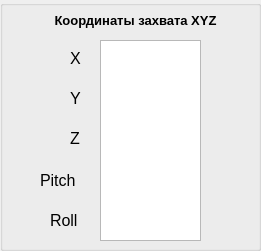
   <widget class="QGroupBox" name="groupBox_5">
    <property name="geometry">
     <rect>
      <x>270</x>
      <y>270</y>
      <width>261</width>
      <height>251</height>
     </rect>
    </property>
    <property name="title">
     <string/>
    </property>
    <property name="flat">
     <bool>true</bool>
    </property>
    <widget class="QLabel" name="label_12">
     <property name="geometry">
      <rect>
       <x>20</x>
       <y>10</y>
       <width>231</width>
       <height>20</height>
      </rect>
     </property>
     <property name="font">
      <font>
       <pointsize>10</pointsize>
       <weight>75</weight>
       <bold>true</bold>
      </font>
     </property>
     <property name="text">
      <string>Координаты захвата XYZ</string>
     </property>
     <property name="alignment">
      <set>Qt::AlignCenter</set>
     </property>
    </widget>
    <widget class="QLabel" name="label_13">
     <property name="geometry">
      <rect>
       <x>70</x>
       <y>130</y>
       <width>16</width>
       <height>16</height>
      </rect>
     </property>
     <property name="font">
      <font>
       <pointsize>12</pointsize>
      </font>
     </property>
     <property name="text">
      <string>Z</string>
     </property>
    </widget>
    <widget class="QLabel" name="label_14">
     <property name="geometry">
      <rect>
       <x>70</x>
       <y>50</y>
       <width>16</width>
       <height>16</height>
      </rect>
     </property>
     <property name="font">
      <font>
       <pointsize>12</pointsize>
      </font>
     </property>
     <property name="text">
      <string>X</string>
     </property>
    </widget>
    <widget class="QLabel" name="label_15">
     <property name="geometry">
      <rect>
       <x>70</x>
       <y>90</y>
       <width>16</width>
       <height>16</height>
      </rect>
     </property>
     <property name="font">
      <font>
       <pointsize>12</pointsize>
      </font>
     </property>
     <property name="text">
      <string>Y</string>
     </property>
    </widget>
    <widget class="QLabel" name="label_17">
     <property name="geometry">
      <rect>
       <x>40</x>
       <y>170</y>
       <width>51</width>
       <height>20</height>
      </rect>
     </property>
     <property name="font">
      <font>
       <pointsize>12</pointsize>
      </font>
     </property>
     <property name="text">
      <string>Pitch</string>
     </property>
    </widget>
    <widget class="QLabel" name="label_18">
     <property name="geometry">
      <rect>
       <x>50</x>
       <y>210</y>
       <width>41</width>
       <height>20</height>
      </rect>
     </property>
     <property name="font">
      <font>
       <pointsize>12</pointsize>
      </font>
     </property>
     <property name="text">
      <string>Roll</string>
     </property>
    </widget>
    <widget class="QTableWidget" name="xyzTbl">
     <property name="geometry">
      <rect>
       <x>100</x>
       <y>40</y>
       <width>101</width>
       <height>201</height>
      </rect>
     </property>
    </widget>
    <widget class="QLabel" name="label_x">
     <property name="geometry">
      <rect>
       <x>110</x>
       <y>50</y>
       <width>81</width>
       <height>20</height>
      </rect>
     </property>
     <property name="text">
      <string/>
     </property>
     <property name="alignment">
      <set>Qt::AlignCenter</set>
     </property>
    </widget>
    <widget class="QLabel" name="label_y">
     <property name="geometry">
      <rect>
       <x>110</x>
       <y>90</y>
       <width>81</width>
       <height>20</height>
      </rect>
     </property>
     <property name="text">
      <string/>
     </property>
     <property name="alignment">
      <set>Qt::AlignCenter</set>
     </property>
    </widget>
    <widget class="QLabel" name="label_z">
     <property name="geometry">
      <rect>
       <x>110</x>
       <y>130</y>
       <width>81</width>
       <height>20</height>
      </rect>
     </property>
     <property name="text">
      <string/>
     </property>
     <property name="alignment">
      <set>Qt::AlignCenter</set>
     </property>
    </widget>
    <widget class="QLabel" name="label_pitch">
     <property name="geometry">
      <rect>
       <x>110</x>
       <y>170</y>
       <width>81</width>
       <height>20</height>
      </rect>
     </property>
     <property name="text">
      <string/>
     </property>
     <property name="alignment">
      <set>Qt::AlignCenter</set>
     </property>
    </widget>
    <widget class="QLabel" name="label_roll">
     <property name="geometry">
      <rect>
       <x>110</x>
       <y>210</y>
       <width>81</width>
       <height>20</height>
      </rect>
     </property>
     <property name="text">
      <string/>
     </property>
     <property name="alignment">
      <set>Qt::AlignCenter</set>
     </property>
    </widget>
   </widget>
